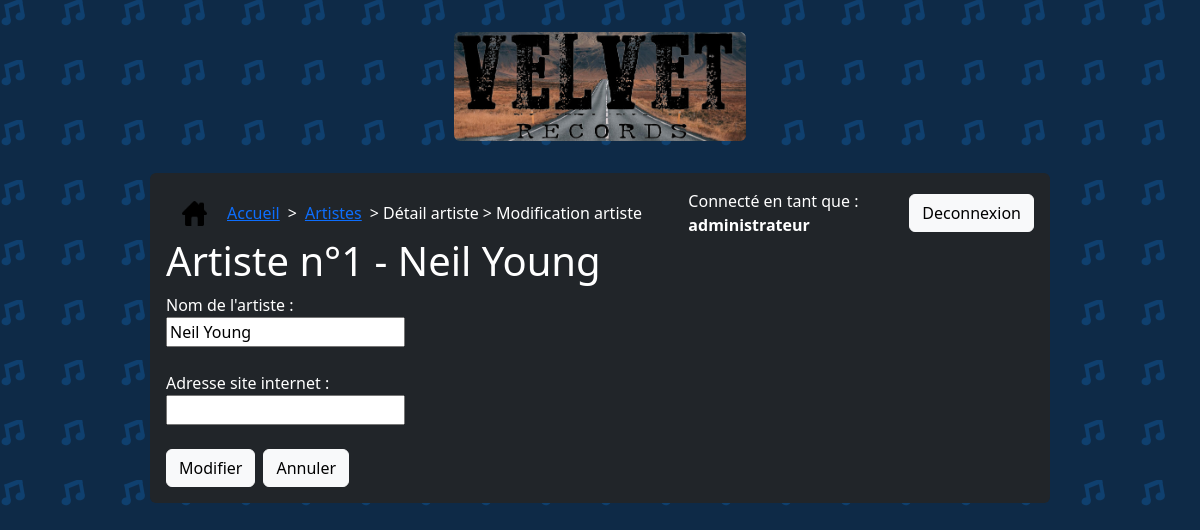
Page /index.php?p=a_mod&id=1 (signed in) on the committed database.
### tables this page shows
CREATE TABLE IF NOT EXISTS `artist` (
  `artist_id` int(11) NOT NULL AUTO_INCREMENT,
  `artist_name` varchar(255) DEFAULT NULL,
  `artist_url` varchar(255) DEFAULT NULL,
  PRIMARY KEY (`artist_id`)
);

### content/artist/artist_modif.php (the view, shortened to what this page needs)
<?php
    $db = connexionBase();
    $requete = $db->prepare("SELECT * FROM artist WHERE artist_id=?");
    $requete->execute(array($_GET["id"]));
    $myArtist = $requete->fetch(PDO::FETCH_OBJ);
?>
<h1>Artiste n°<?= $myArtist->artist_id; ?> - <?= $myArtist->artist_name; ?></h1>
<form action ="content/script/script_artist_modif.php" method="post">
    <label for="nom_for_label">Nom de l'artiste :</label><br>
    <input type="text" name="nom" id="nom_for_label" value="<?= $myArtist->artist_name ?>">
    <br><br>
    <label for="url_for_label">Adresse site internet :</label><br>
    <input type="text" name="url" id="url_for_label" value="<?= $myArtist->artist_url ?>">
    <br><br>
    <div class="d-flex justify-content-start">
        <input type="submit" value="Modifier" class="btn btn-light">
        <a class="mx-2" href="?p=a_detail&id=<?php echo $myArtist->artist_id ?>"><input type="button" value="Annuler" class="btn btn-light"></a>
    </div>
</form>

### rows in the picture
artist: artist_id "1", artist_name "Neil Young", nom "Neil Young"

### other values in the picture
$_SESSION["login"] "administrateur"
